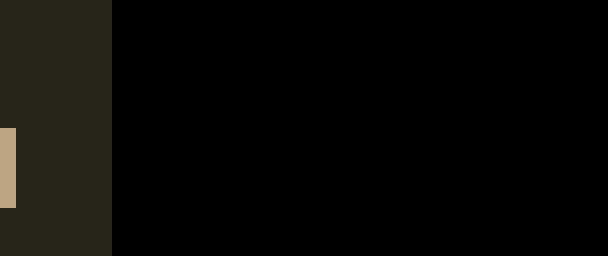

A 2D game scene composited from a Tiled map and its tileset images. What follows is a short description and the map's XML, with every tile layer's data as written:
An orthogonal 38x16 tile map with 16x16 px tiles, 1 tile layer (Tile Layer 1).

<map version="1.10" tiledversion="1.11.2" orientation="orthogonal" renderorder="right-down" width="38" height="16" tilewidth="16" tileheight="16" infinite="0" nextlayerid="2" nextobjectid="1">
 <tileset firstgid="1" source="tilesets/layer1.tsx" />
 <layer id="1" name="Tile Layer 1" width="38" height="16">
  <data encoding="csv">
1,1,1,1,1,1,1,0,0,0,0,0,0,0,0,0,0,0,0,0,0,0,0,0,0,0,0,0,0,0,0,0,0,0,0,0,0,0,
1,1,1,1,1,1,1,0,0,0,0,0,0,0,0,0,0,0,0,0,0,0,0,0,0,0,0,0,0,0,0,0,0,0,0,0,0,0,
1,1,1,1,1,1,1,0,0,0,0,0,0,0,0,0,0,0,0,0,0,0,0,0,0,0,0,0,0,0,0,0,0,0,0,0,0,0,
1,1,1,1,1,1,1,0,0,0,0,0,0,0,0,0,0,0,0,0,0,0,0,0,0,0,0,0,0,0,0,0,0,0,0,0,0,0,
1,1,1,1,1,1,1,0,0,0,0,0,0,0,0,0,0,0,0,0,0,0,0,0,0,0,0,0,0,0,0,0,0,0,0,0,0,0,
1,1,1,1,1,1,1,0,0,0,0,0,0,0,0,0,0,0,0,0,0,0,0,0,0,0,0,0,0,0,0,0,0,0,0,0,0,0,
1,1,1,1,1,1,1,0,0,0,0,0,0,0,0,0,0,0,0,0,0,0,0,0,0,0,0,0,0,0,0,0,0,0,0,0,0,0,
1,1,1,1,1,1,1,0,0,0,0,0,0,0,0,0,0,0,0,0,0,0,0,0,0,0,0,0,0,0,0,0,0,0,0,0,0,0,
2,1,1,1,1,1,1,0,0,0,0,0,0,0,0,0,0,0,0,0,0,0,0,0,0,0,0,0,0,0,0,0,0,0,0,0,0,0,
2,1,1,1,1,1,1,0,0,0,0,0,0,0,0,0,0,0,0,0,0,0,0,0,0,0,0,0,0,0,0,0,0,0,0,0,0,0,
2,1,1,1,1,1,1,0,0,0,0,0,0,0,0,0,0,0,0,0,0,0,0,0,0,0,0,0,0,0,0,0,0,0,0,0,0,0,
2,1,1,1,1,1,1,0,0,0,0,0,0,0,0,0,0,0,0,0,0,0,0,0,0,0,0,0,0,0,0,0,0,0,0,0,0,0,
2,1,1,1,1,1,1,0,0,0,0,0,0,0,0,0,0,0,0,0,0,0,0,0,0,0,0,0,0,0,0,0,0,0,0,0,0,0,
1,1,1,1,1,1,1,0,0,0,0,0,0,0,0,0,0,0,0,0,0,0,0,0,0,0,0,0,0,0,0,0,0,0,0,0,0,0,
1,1,1,1,1,1,1,0,0,0,0,0,0,0,0,0,0,0,0,0,0,0,0,0,0,0,0,0,0,0,0,0,0,0,0,0,0,0,
1,1,1,1,1,1,1,0,0,0,0,0,0,0,0,0,0,0,0,0,0,0,0,0,0,0,0,0,0,0,0,0,0,0,0,0,0,0
</data>
 </layer>
</map>
